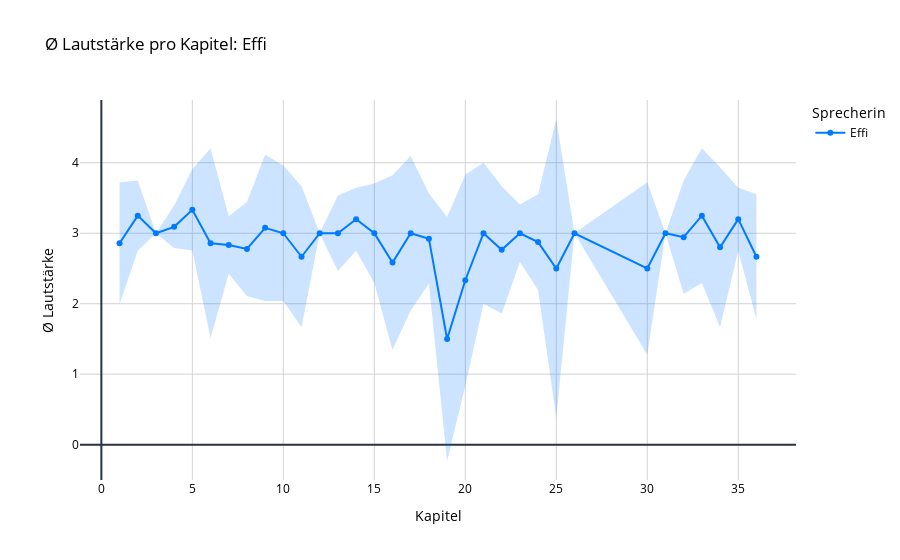

The cell this chart's notebook holds for it:
### Code cell
import pandas as pd
import plotly.graph_objects as go

# Load CSV for Effi only
file_path_effi = '/Users/sguhr/Desktop/Arbeitslaptop/TU_Darmstadt/2024:25/Vortragstournée/Vortrag_Hamburg/Fontane_Theodor_Effi_Briest_sounds.csv'
df_effi = pd.read_csv(file_path_effi)

# === Preprocessing using chapter ===
def preprocess_df(df, target_speaker):
    df['speaker'] = df['speaker'].astype(str).str.strip()
    df['annotation'] = df['annotation'].astype(str).str.strip()
    df['chapter_counter'] = pd.to_numeric(df['chapter_counter'], errors='coerce')
    df = df[df['chapter_counter'].notna()].copy()
    df['chapter_counter'] = df['chapter_counter'].astype(int)

    return df[
        (df['annotation'] == 'character_sound') &
        (df['speaker'] == target_speaker)
    ].copy()

# Process Effi only
effi_df = preprocess_df(df_effi, 'Effi')

# === Aggregate by chapter ===
def aggregate_loudness(df, speaker_name):
    grouped = df.groupby('chapter_counter').agg(
        loudness_mean=('loudness', 'mean'),
        loudness_std=('loudness', 'std')
    ).reset_index()
    grouped['speaker'] = speaker_name
    grouped['loudness_std'] = grouped['loudness_std'].fillna(0)
    return grouped

effi_agg = aggregate_loudness(effi_df, 'Effi')

# === Plotting ===
fig = go.Figure()
color = 'rgb(0,123,255)'

fig.add_trace(go.Scatter(
    x=effi_agg['chapter_counter'],
    y=effi_agg['loudness_mean'],
    mode='lines+markers',
    name='Effi',
    line=dict(color=color, width=2),
    marker=dict(size=6),
    customdata=effi_agg[['chapter_counter', 'loudness_mean']],
    hovertemplate="<b>Effi</b><br>Kapitel: %{customdata[0]}<br>Ø Lautstärke: %{customdata[1]:.2f}<extra></extra>"
))

# Error band
fig.add_trace(go.Scatter(
    x=pd.concat([effi_agg['chapter_counter'], effi_agg['chapter_counter'][::-1]]),
    y=pd.concat([
        effi_agg['loudness_mean'] + effi_agg['loudness_std'],
        (effi_agg['loudness_mean'] - effi_agg['loudness_std'])[::-1]
    ]),
    fill='toself',
    fillcolor='rgba(0,123,255,0.2)',
    line=dict(color='rgba(255,255,255,0)'),
    showlegend=False,
    hoverinfo='skip'
))

# === Layout ===
fig.update_layout(
    title='Ø Lautstärke pro Kapitel: Effi',
    xaxis_title='Kapitel',
    yaxis_title='Ø Lautstärke',
    plot_bgcolor='white',
    paper_bgcolor='white',
    font=dict(color='black'),
    xaxis=dict(showgrid=True, gridcolor='lightgray'),
    yaxis=dict(showgrid=True, gridcolor='lightgray', rangemode='tozero'),
    legend_title_text='Sprecherin',
    hovermode='closest'
)

# === Export ===
html_path = '/Users/sguhr/Desktop/Arbeitslaptop/TU_Darmstadt/2024:25/Vortragstournée/Vortrag_Hamburg/effi_lautstaerke_by_chapter.html'
png_path = '/Users/sguhr/Desktop/Arbeitslaptop/TU_Darmstadt/2024:25/Vortragstournée/Vortrag_Hamburg/effi_lautstaerke_by_chapter.png'

fig.write_html(html_path)
fig.write_image(png_path, scale=2)
fig.show()

### Figure 1 — Plotly figure (JSON) as saved in the notebook; plotly's stock layout.template omitted (floating-point values rounded to 4 significant figures)
{"data": [{"customdata": [[1.0, 2.857], [2.0, 3.25], [3.0, 3.0], [4.0, 3.091], [5.0, 3.333], [6.0, 2.857], [7.0, 2.833], [8.0, 2.778], [9.0, 3.077], [10.0, 3.0], [11.0, 2.667], [12.0, 3.0], [13.0, 3.0], [14.0, 3.2], [15.0, 3.0], [16.0, 2.583], [17.0, 3.0], [18.0, 2.923], [19.0, 1.5], [20.0, 2.333], [21.0, 3.0], [22.0, 2.765], [23.0, 3.0], [24.0, 2.875], [25.0, 2.5], [26.0, 3.0], [30.0, 2.5], [31.0, 3.0], [32.0, 2.944], [33.0, 3.25], [34.0, 2.8], [35.0, 3.2], [36.0, 2.667]], "hovertemplate": "<b>Effi</b><br>Kapitel: %{customdata[0]}<br>Ø Lautstärke: %{customdata[1]:.2f}<extra></extra>", "line": {"color": "rgb(0,123,255)", "width": 2}, "marker": {"size": 6}, "mode": "lines+markers", "name": "Effi", "type": "scatter", "x": [1, 2, 3, 4, 5, 6, 7, 8, 9, 10, 11, 12, 13, 14, 15, 16, 17, 18, 19, 20, 21, 22, 23, 24, 25, 26, 30, 31, 32, 33, 34, 35, 36], "y": [2.857, 3.25, 3.0, 3.091, 3.333, 2.857, 2.833, 2.778, 3.077, 3.0, 2.667, 3.0, 3.0, 3.2, 3.0, 2.583, 3.0, 2.923, 1.5, 2.333, 3.0, 2.765, 3.0, 2.875, 2.5, 3.0, 2.5, 3.0, 2.944, 3.25, 2.8, 3.2, 2.667]}, {"fill": "toself", "fillcolor": "rgba(0,123,255,0.2)", "hoverinfo": "skip", "line": {"color": "rgba(255,255,255,0)"}, "showlegend": false, "type": "scatter", "x": [1, 2, 3, 4, 5, 6, 7, 8, 9, 10, 11, 12, 13, 14, 15, 16, 17, 18, 19, 20, 21, 22, 23, 24, 25, 26, 30, 31, 32, 33, 34, 35, 36, 36, 35, 34, 33, 32, 31, 30, 26, 25, 24, 23, 22, 21, 20, 19, 18, 17, 16, 15, 14, 13, 12, 11, 10, 9, 8, 7, 6, 5, 4, 3, 2, 1], "y": [3.722, 3.75, 3.0, 3.392, 3.911, 4.202, 3.242, 3.444, 4.115, 3.961, 3.667, 3.0, 3.535, 3.647, 3.707, 3.823, 4.095, 3.564, 3.232, 3.829, 4.0, 3.668, 3.408, 3.555, 4.621, 3.0, 3.725, 3.0, 3.747, 4.207, 3.935, 3.647, 3.554, 1.779, 2.753, 1.665, 2.293, 2.142, 3.0, 1.275, 3.0, 0.3787, 2.195, 2.592, 1.861, 2.0, 0.8373, -0.2321, 2.283, 1.905, 1.343, 2.293, 2.753, 2.465, 3.0, 1.667, 2.039, 2.039, 2.111, 2.425, 1.512, 2.756, 2.789, 3.0, 2.75, 1.993]}], "layout": {"font": {"color": "black"}, "hovermode": "closest", "legend": {"title": {"text": "Sprecherin"}}, "paper_bgcolor": "white", "plot_bgcolor": "white", "title": {"text": "Ø Lautstärke pro Kapitel: Effi"}, "xaxis": {"gridcolor": "lightgray", "showgrid": true, "title": {"text": "Kapitel"}}, "yaxis": {"gridcolor": "lightgray", "rangemode": "tozero", "showgrid": true, "title": {"text": "Ø Lautstärke"}}}}
